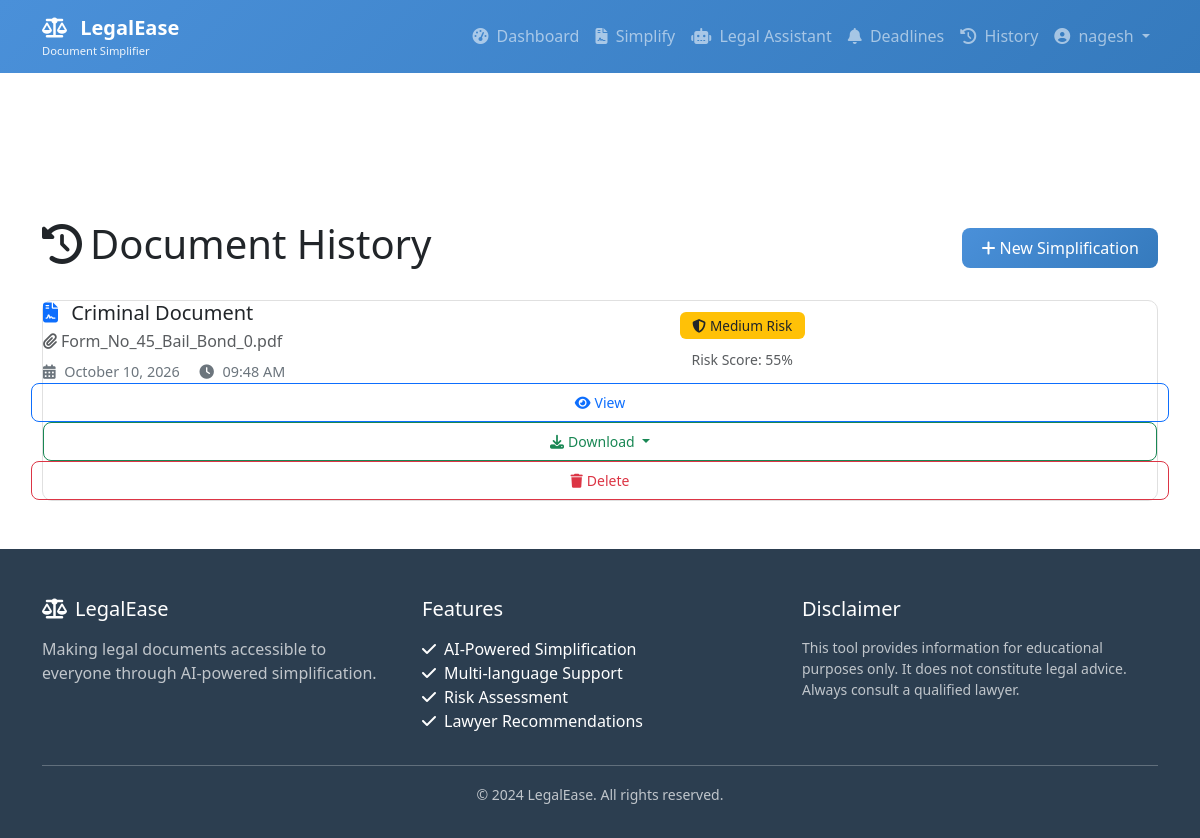
The page /history (signed in) on the database its author committed.
### app.py (models this page shows)
class User(UserMixin, db.Model):
    id = db.Column(db.Integer, primary_key=True)
    username = db.Column(db.String(80), unique=True, nullable=False)
    email = db.Column(db.String(120), unique=True, nullable=False)
    password_hash = db.Column(db.String(200), nullable=False)
    created_at = db.Column(db.DateTime, default=get_current_time)
    documents = db.relationship('Document', backref='user', lazy=True)
    legal_queries = db.relationship('LegalQuery', backref='user', lazy=True)

class Document(db.Model):
    id = db.Column(db.Integer, primary_key=True)
    user_id = db.Column(db.Integer, db.ForeignKey('user.id'), nullable=False)
    original_text = db.Column(db.Text, nullable=False)
    simplified_text = db.Column(db.Text)
    risk_score = db.Column(db.Float)
    risk_level = db.Column(db.String(20))
    document_type = db.Column(db.String(50))
    created_at = db.Column(db.DateTime, default=get_current_time)
    language = db.Column(db.String(10), default='en')
    filename = db.Column(db.String(200))
    file_type = db.Column(db.String(50))
    clauses = db.relationship('Clause', backref='document', lazy=True)
    sections = db.relationship('LegalSection', backref='document', lazy=True)

### app.py (the view)
@app.route('/history')
@login_required
def history():
    documents = Document.query.filter_by(user_id=current_user.id).order_by(Document.created_at.desc()).all()
    return render_template('history.html', documents=documents)

### app.py (called while the page is built)
def get_current_time():
    return datetime.now(IST)

@login_manager.user_loader
def load_user(user_id):
    return User.query.get(int(user_id))

@app.context_processor
def inject_deadline_badge():
    try:
        if current_user.is_authenticated:
            today = get_current_time().date()
            n = Deadline.query.filter_by(user_id=current_user.id, is_done=False).filter(
                Deadline.due_date.isnot(None),
                Deadline.due_date <= today + timedelta(days=7)).filter(
                ~Deadline.category.in_(['Start / Effective Date', 'Important Date']) |
                (Deadline.due_date >= today)).count()
            return {'urgent_deadline_count': n}
    except Exception:
        pass
    return {'urgent_deadline_count': 0}

### templates/history.html (shortened to what this page needs)
{% extends "base.html" %}
{% block content %}
<div class="container mt-5 pt-4">
    <div class="d-flex justify-content-between align-items-center mb-4">
        <h1><i class="fas fa-history me-2"></i>Document History</h1>
        <a href="{{ url_for('simplify') }}" class="btn btn-primary">
            <i class="fas fa-plus me-1"></i>New Simplification
        </a>
    </div>
    {% if documents %}
        {% for doc in documents %}
        <div class="history-card">
            <div class="card-body">
                <div class="row align-items-center">
                    <div class="col-md-6">
                        <h5 class="mb-1">
                            <i class="fas fa-file-contract me-2 text-primary"></i>
                            {{ doc.document_type or 'General Document' }}
                        </h5>
                        <p class="text-muted mb-2">
                            {% if doc.filename %}
                            <i class="fas fa-paperclip me-1"></i>{{ doc.filename }}
                            {% else %}
                            <i class="fas fa-paste me-1"></i>Pasted Text
                            {% endif %}
                        </p>
                        <div class="date-time">
                            <i class="fas fa-calendar-alt"></i>
                            {{ doc.created_at.strftime('%B %d, %Y') }}
                            <i class="fas fa-clock ms-3"></i>
                            {{ doc.created_at.strftime('%I:%M %p') }}
                        </div>
                    </div>
                    <div class="col-md-3 text-center">
                        <span class="badge risk-badge
                            {% if doc.risk_level == 'Low' %}bg-success
                            {% elif doc.risk_level == 'Medium' %}bg-warning text-dark
                            {% else %}bg-danger{% endif %}">
                            <i class="fas fa-shield-alt me-1"></i>{{ doc.risk_level }} Risk
                        </span>
                        <div class="mt-2">
                            <small class="text-muted">Risk Score: {{ "%.0f"|format((doc.risk_score or 0) * 100) }}%</small>
                        </div>
                    </div>
                    <a href="{{ url_for('view_document', doc_id=doc.id) }}" class="btn btn-outline-primary btn-sm">
                        <i class="fas fa-eye me-1"></i>View
                    </a>
                    <div class="btn-group">
                        <button class="btn btn-outline-success btn-sm dropdown-toggle" data-bs-toggle="dropdown">
                            <i class="fas fa-download me-1"></i>Download
                        </button>
                    </div>
                    <button class="btn btn-outline-danger btn-sm" onclick="deleteDocument({{ doc.id }})">
                        <i class="fas fa-trash me-1"></i>Delete
                    </button>
                </div>
            </div>
        </div>
        {% endfor %}
    {% endif %}
</div>
{% endblock %}

### templates/base.html (shortened to what this page needs)
<!DOCTYPE html>
<html lang="en">
<head>
    <link href="https://cdn.jsdelivr.net/npm/bootstrap@5.3.0/dist/css/bootstrap.min.css" rel="stylesheet">
    <link rel="stylesheet" href="https://cdnjs.cloudflare.com/ajax/libs/font-awesome/6.4.0/css/all.min.css">
    <link rel="stylesheet" href="{{ url_for('static', filename='css/style.css') }}">
</head>
<body>
    <nav class="navbar navbar-expand-lg navbar-dark bg-primary-custom fixed-top">
        <div class="container">
            <a class="navbar-brand" href="{{ url_for('index') }}">
                <i class="fas fa-balance-scale me-2"></i>
                <span class="fw-bold">LegalEase</span>
                <small class="d-block" style="font-size: 0.7rem; opacity: 0.9;">Document Simplifier</small>
            </a>
            <div class="collapse navbar-collapse" id="navbarNav">
                <ul class="navbar-nav ms-auto">
                    {% if current_user.is_authenticated %}
                        <li class="nav-item">
                            <a class="nav-link" href="{{ url_for('dashboard') }}">
                                <i class="fas fa-tachometer-alt me-1"></i> Dashboard
                            </a>
                        </li>
                        <li class="nav-item">
                            <a class="nav-link" href="{{ url_for('simplify') }}">
                                <i class="fas fa-file-contract me-1"></i> Simplify
                            </a>
                        </li>
                        <li class="nav-item">
                            <a class="nav-link" href="{{ url_for('chatbot') }}">
                                <i class="fas fa-robot me-1"></i> Legal Assistant
                            </a>
                        </li>
                        <li class="nav-item">
                            <a class="nav-link" href="{{ url_for('deadlines_page') }}">
                                <i class="fas fa-bell me-1"></i> Deadlines
                            </a>
                        </li>
                        <li class="nav-item">
                            <a class="nav-link" href="{{ url_for('history') }}">
                                <i class="fas fa-history me-1"></i> History
                            </a>
                        </li>
                        <li class="nav-item dropdown">
                            <a class="nav-link dropdown-toggle" href="#" data-bs-toggle="dropdown">
                                <i class="fas fa-user-circle me-1"></i> {{ current_user.username }}
                            </a>
                        </li>
                    {% endif %}
                </ul>
            </div>
        </div>
    </nav>
    <div class="container mt-5 pt-4">
    </div>
    <main>
        {% block content %}{% endblock %}
    </main>
    <footer class="footer-custom mt-5">
        <div class="container">
            <div class="row">
                <div class="col-md-4">
                    <h5><i class="fas fa-balance-scale me-2"></i>LegalEase</h5>
                    <p class="text-muted">Making legal documents accessible to everyone through AI-powered simplification.</p>
                </div>
                <div class="col-md-4">
                    <h5>Features</h5>
                    <ul class="list-unstyled">
                        <li><i class="fas fa-check me-2"></i>AI-Powered Simplification</li>
                        <li><i class="fas fa-check me-2"></i>Multi-language Support</li>
                        <li><i class="fas fa-check me-2"></i>Risk Assessment</li>
                        <li><i class="fas fa-check me-2"></i>Lawyer Recommendations</li>
                    </ul>
                </div>
                <div class="col-md-4">
                    <h5>Disclaimer</h5>
                    <p class="text-muted small">
                        This tool provides information for educational purposes only.
                        It does not constitute legal advice. Always consult a qualified lawyer.
                    </p>
                </div>
            </div>
            <hr>
            <div class="text-center text-muted">
                <small>&copy; 2024 LegalEase. All rights reserved.</small>
            </div>
        </div>
    </footer>
</body>
</html>

### static/css/style.css (style rules this page uses)
:root { --primary-color: #4a90d9; --secondary-color: #6c757d; --success-color: #28a745; --danger-color: #dc3545; --warning-color: #ffc107; --dark-color: #343a40; }
body { font-family: 'Segoe UI', Tahoma, Geneva, Verdana, sans-serif; padding-top: 76px; }
.bg-primary-custom { background: linear-gradient(135deg, #4a90d9 0%, #357abd 100%) !important; }
.footer-custom { background: #2c3e50; color: white; padding: 3rem 0 2rem; }
.footer-custom h5 { color: white; margin-bottom: 1rem; }
.footer-custom .text-muted { color: rgba(255, 255, 255, 0.7) !important; }
.badge { font-weight: 500; }
.btn { border-radius: 8px; font-weight: 500; padding: 0.5rem 1.2rem; }
.btn-primary { background: linear-gradient(135deg, #4a90d9 0%, #357abd 100%); border: none; }
:root { --brand: #4a90d9; --brand-dark: #357abd; --brand-soft: #e8f4f8; --line: #e0e0e0; --muted: #6c757d; --success: #28a745; --warning: #ffc107; --danger: #dc3545; --radius: 10px; --shadow-sm: 0 2px 10px rgba(0, 0, 0, 0.05); --shadow-md: 0 2px 10px rgba(0, 0, 0, 0.08); --shadow-lg: 0 5px 20px rgba(0, 0, 0, 0.1); }

### templates/history.html (style rules this page uses)
.history-card { transition: all 0.3s; border: 1px solid #e0e0e0; border-radius: 10px; margin-bottom: 1rem; }
.risk-badge { font-size: 0.85rem; padding: 0.4rem 0.8rem; }
.date-time { font-size: 0.9rem; color: #6c757d; }
.date-time i { margin-right: 0.3rem; }

### rows shown on the page
User: username "nagesh"
Document: document_type "Criminal Document", filename "Form_No_45_Bail_Bond_0.pdf", created_at "October 10, 2026", created_at "09:48 AM", risk_level "Medium", (doc.risk_scoreor0)*100 "55"
